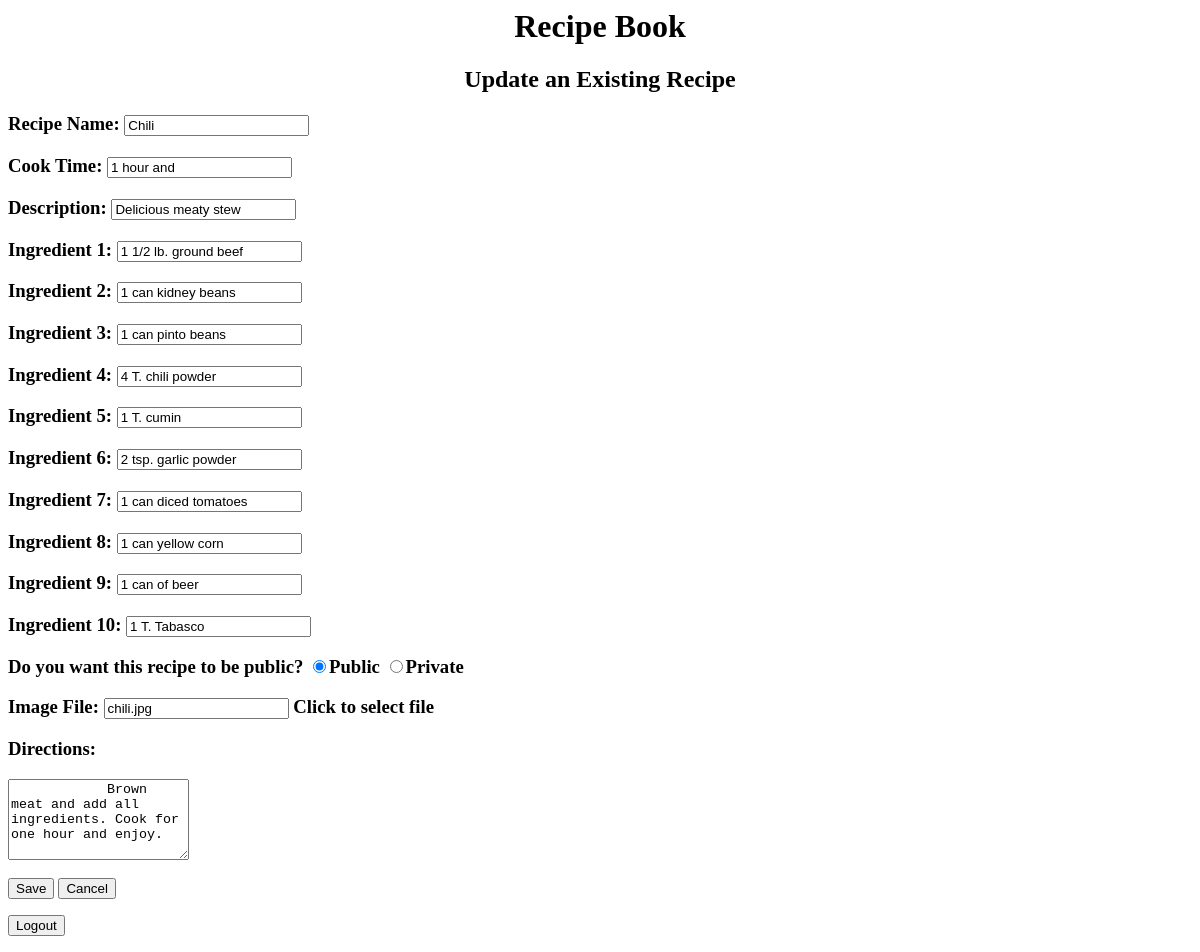
/view/add_update_recipe.php?recipeNo=3 (signed in), run on an earlier commit of the app's database.
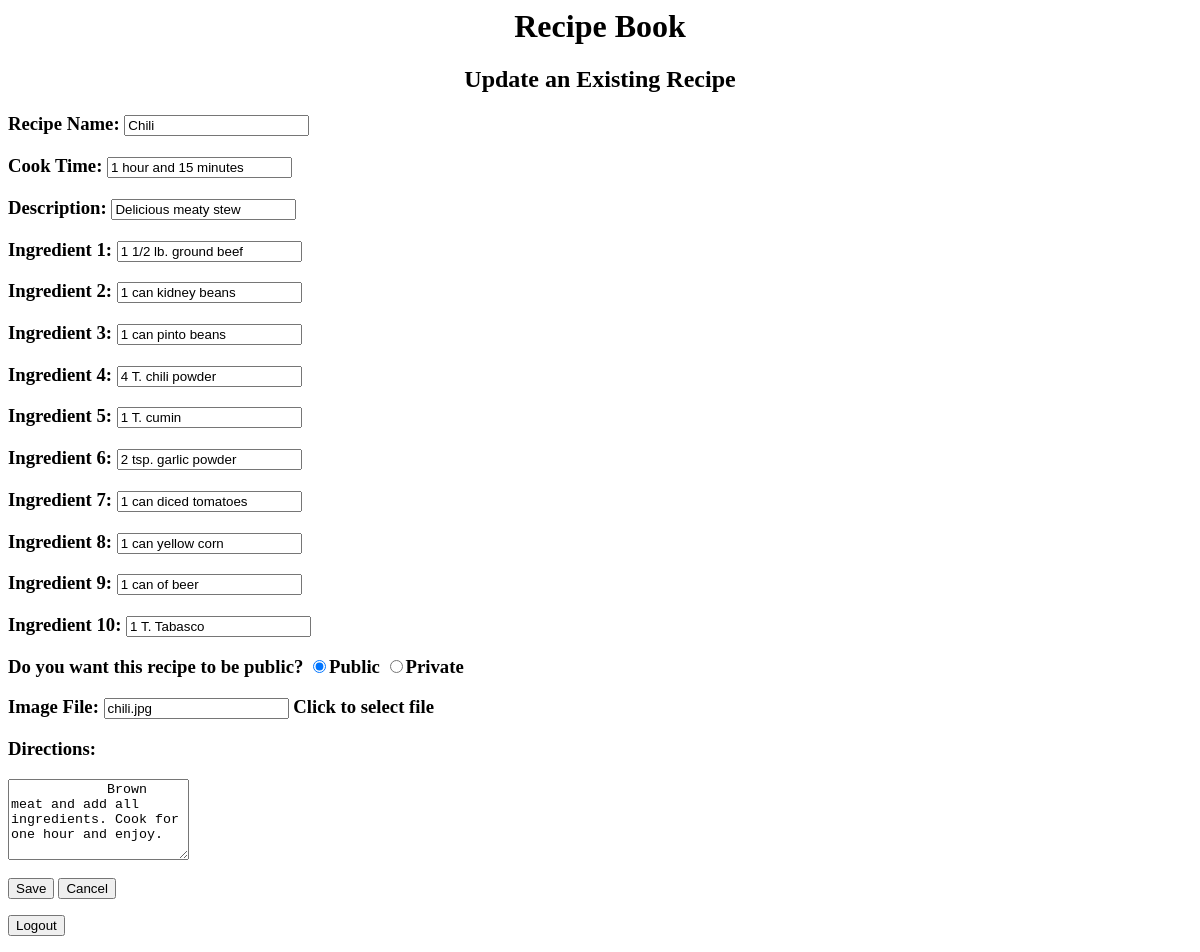
And on a later commit of the database.
### tables this page shows
CREATE TABLE recipes (
  RecipeNo int(11) AUTO_INCREMENT PRIMARY KEY,
  RecipeName varchar(50) NOT NULL,
  RecipeDescription varchar(100) NOT NULL,
  RecipeSteps varchar(300) NOT NULL,
  RecipeCookTime varchar(30) NOT NULL,
  Ingredient1 varchar(30) NOT NULL,
  Ingredient2 varchar(30),
  Ingredient3 varchar(30),
  Ingredient4 varchar(30),
  Ingredient5 varchar(30),
  Ingredient6 varchar(30),
  Ingredient7 varchar(30),
  Ingredient8 varchar(30),
  Ingredient9 varchar(30),
  Ingredient10 varchar(30),
  IsPublic int(1) NOT NULL,
  ImgFile varchar(50),
  UserNo int(11) NOT NULL,
  FOREIGN KEY (UserNo) REFERENCES users(UserNo)
);

### model/recipe_db.php (called while the page is built, shortened)
<?php
require_once('database.php');
class RecipeDB {
    public static function getRecipe($recipeNo) {
        $db = new Database();
        $dbConn = $db->getDbConn();
        if ($dbConn) {
            $query = "SELECT *
                      FROM recipes
                      WHERE recipeNo = '$recipeNo'";
            $result = $dbConn->query($query);
            return $result->fetch_assoc();
        } else {
            return false;
        }
    }
}

### controller/recipe_controller.php (called while the page is built, shortened)
<?php
include_once('recipe.php');
include_once('../model/recipe_db.php');
class RecipeController
{
    private static function rowToRecipe($row)
    {
        $recipe = new Recipe(
            $row['RecipeNo'],
            $row['RecipeName'],
            $row['RecipeDescription'],
            $row['RecipeSteps'],
            $row['RecipeCookTime'],
            $row['Ingredient1'],
            $row['Ingredient2'],
            $row['Ingredient3'],
            $row['Ingredient4'],
            $row['Ingredient5'],
            $row['Ingredient6'],
            $row['Ingredient7'],
            $row['Ingredient8'],
            $row['Ingredient9'],
            $row['Ingredient10'],
            $row['IsPublic'],
            $row['ImgFile'],
            $row['UserNo']
        );
        $recipe->setRecipeNo($row['RecipeNo']);
        return $recipe;
    }
    public static function getRecipeByNo($recipeNo)
    {
        $queryRes = Model\RecipeDB::getRecipe($recipeNo);
        if ($queryRes) {
            return self::rowToRecipe($queryRes);
        } else {
            return false;
        }
    }
}

### model/database.php (called while the page is built, shortened)
<?php
class Database {
    private $host = 'recipebookecpi.c47mokqvnpkx.us-east-1.rds.amazonaws.com';
    private $dbname = 'recipeBook';
    private $username = 'recipebook';
    private $password = 'ecpi2021';
    function __construct() {
        $this->conn = mysqli_connect($this->host,
            $this->username, $this->password, $this->dbname);
    }
}

### controller/recipe.php (called while the page is built, shortened)
<?php
class Recipe {
    private $recipeName;
    private $recipeDescription;
    private $recipeSteps;
    private $recipeCookTime;
    private $ingredient1;
    private $ingredient2;
    private $ingredient3;
    private $ingredient4;
    private $ingredient5;
    private $ingredient6;
    private $ingredient7;
    private $ingredient8;
    private $ingredient9;
    private $ingredient10;
    private $isPublic;
    private $imgFile;
    public function __construct($recipeNo, $recipeName, $recipeDescription, $recipeSteps, $recipeCookTime, $ingredient1, $ingredient2,
                                $ingredient3, $ingredient4, $ingredient5, $ingredient6, $ingredient7, $ingredient8, $ingredient9,
                                $ingredient10, $isPublic, $imgFile, $userNo ) {
        $this->recipeName = $recipeName;
        $this->recipeDescription = $recipeDescription;
        $this->recipeSteps = $recipeSteps;
        $this->recipeCookTime = $recipeCookTime;
        $this->ingredient1 = $ingredient1;
        $this->ingredient2 = $ingredient2;
        $this->ingredient3 = $ingredient3;
        $this->ingredient4 = $ingredient4;
        $this->ingredient5 = $ingredient5;
        $this->ingredient6 = $ingredient6;
        $this->ingredient7 = $ingredient7;
        $this->ingredient8 = $ingredient8;
        $this->ingredient9 = $ingredient9;
        $this->ingredient10 = $ingredient10;
        $this->isPublic = $isPublic;
        $this->imgFile = $imgFile;
    }
    public function getRecipeName() {
        return $this->recipeName;
    }
    public function getRecipeDescription() {
        return $this->recipeDescription;
    }
    public function getRecipeSteps() {
        return $this->recipeSteps;
    }
    public function getRecipeCookTime() {
        return $this->recipeCookTime;
    }
    public function getIngredient1() {
        return $this->ingredient1;
    }
    public function getIngredient2() {
        return $this->ingredient2;
    }
    public function getIngredient3() {
        return $this->ingredient3;
    }
    public function getIngredient4() {
        return $this->ingredient4;
    }
    public function getIngredient5() {
        return $this->ingredient5;
    }
    public function getIngredient6() {
        return $this->ingredient6;
    }
    public function getIngredient7() {
        return $this->ingredient7;
    }
    public function getIngredient8() {
        return $this->ingredient8;
    }
    public function getIngredient9() {
        return $this->ingredient9;
    }
    public function getIngredient10() {
        return $this->ingredient10;
    }
    public function getIsPublic() {
        return $this->isPublic;
    }
    public function getImgFile() {
        return $this->imgFile;
    }
}

### view/add_update_recipe.php (the view, shortened to what the changed rows need)
<?php
require_once('../controller/recipe.php');
require_once('../controller/recipe_controller.php');
$recipe = new Controller\Recipe('', '', '', '', '', '', '', '', '', '', '', '', '', '', '', '', '', '');
$recipe->setRecipeNo(-1);
$pageTitle = "Add a New Recipe";
$recipe_steps_error = '';
if (isset($_GET['recipeNo'])) {
    $recipe = Controller\RecipeController::getRecipeByNo($_GET['recipeNo']);
    $pageTitle = "Update an Existing Recipe";
}
?>
<html>
<head>
    <link rel="stylesheet" type="text/css" href="styles.css" />
    <link href="https://ajax.googleapis.com/ajax/libs/jqueryui/1.8.17/themes/base/jquery-ui.css" rel="stylesheet" type="text/css" />
</head>
<body>
    <h1 class="title">Recipe Book</h1>
    <h2 class="title"><?php echo $pageTitle; ?></h2>
    <form method='POST' enctype="multipart/form-data">
        <h3>Recipe Name: <input type="text" name="recipeName" value="<?php echo $recipe->getRecipeName(); ?>">
        </h3>
        <h3>Cook Time: <input type="text" name="recipeCookTime" value="<?php echo $recipe->getRecipeCookTime(); ?>">
        </h3>
        <h3>Description: <input type="text" name="recipeDescription" value="<?php echo $recipe->getRecipeDescription(); ?>">
        </h3>
        <h3>Ingredient 1: <input type="text" name="ingredient1" value="<?php echo $recipe->getIngredient1(); ?>">
        </h3>
        <h3>Ingredient 2: <input type="text" name="ingredient2" value="<?php echo $recipe->getIngredient2(); ?>">
        </h3>
        <h3>Ingredient 3: <input type="text" name="ingredient3" value="<?php echo $recipe->getIngredient3(); ?>">
        </h3>
        <h3>Ingredient 4: <input type="text" name="ingredient4" value="<?php echo $recipe->getIngredient4(); ?>">
        </h3>
        <h3>Ingredient 5: <input type="text" name="ingredient5" value="<?php echo $recipe->getIngredient5(); ?>">
        </h3>
        <h3>Ingredient 6: <input type="text" name="ingredient6" value="<?php echo $recipe->getIngredient6(); ?>">
        </h3>
        <h3>Ingredient 7: <input type="text" name="ingredient7" value="<?php echo $recipe->getIngredient7(); ?>">
        </h3>
        <h3>Ingredient 8: <input type="text" name="ingredient8" value="<?php echo $recipe->getIngredient8(); ?>">
        </h3>
        <h3>Ingredient 9: <input type="text" name="ingredient9" value="<?php echo $recipe->getIngredient9(); ?>">
        </h3>
        <h3>Ingredient 10: <input type="text" name="ingredient10" value="<?php echo $recipe->getIngredient10(); ?>">
        </h3>
        <h3>Do you want this recipe to be public?
            <input type="radio" name="isPublic" <?php if ((isset($isPublic) && $isPublic == "1") || ($recipe->getIsPublic() == "1")) echo "checked"; ?> value="1">Public
            <input type="radio" name="isPublic" <?php if ((isset($isPublic) && $isPublic == "0") || ($recipe->getIsPublic() == "0")) echo "checked"; ?> value="0">Private
        </h3>
        <h3>Image File:
            <input type="text" name="imgFile" id="imgFile" value="<?php echo $recipe->getImgFile(); ?>" readonly />
            <label for="imgFileSelect">Click to select file</label>
        </h3>
        <h3>Directions:  <?php if (strlen($recipe_steps_error) > 0)
            echo "<span style='color: red;'>{$recipe_steps_error}</span>"; ?></h3>
            <textarea rows="5" columns="10" type="text" name="recipeSteps">
            <?php echo $recipe->getRecipeSteps(); ?>
            </textarea>
        <br /><br />
        <input type="submit" value="Save" name="save">
        <input type="submit" value="Cancel" name="cancel">
    </form>
</body>
</html>

What changed in the data, as far as the page shows it:
changed recipes "Delicious meaty stew": recipeCookTime "1 hour and" → "1 hour and 15 minutes"
